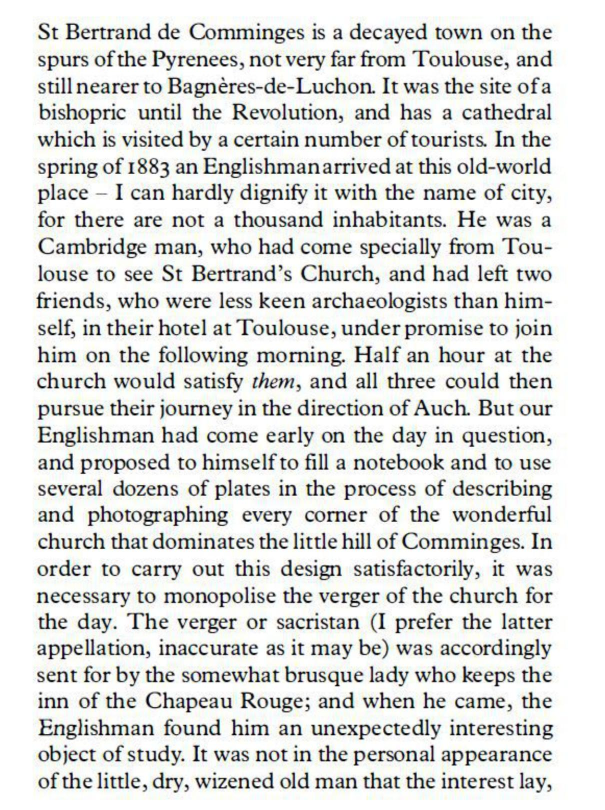
#> input picture OCR/test_image.jpg, 1209 x 1619 px, given in place of 2.JPG, which was not available (shown at 1/2 size); the run also reads 1 picture not shown here
$ jupyter execute --allow-errors Text_Segmentation_Training.ipynb   (shell and % lines are left out)
#> lines starting #> are read from the running program, lines starting #| are printed output that depends on the picture; after the words box and inside, x2 and y2 are one past the last pixel; in counts of white or black regions, pixels touching at a corner belong together; pictures that were not available may be replaced by others from this repository, and a replacement may not be noted
[cell 1]
import numpy as np
import matplotlib.pyplot as plt
import cv2
import os
# from tensorflow.keras.layers import Conv2D,MaxPooling2D,Activation,Conv2DTranspose,Input,Add,UpSampling2D,Dropout,concatenate
from keras.layers import *
from keras.models import Model
from keras.optimizers import Adam
import random
import seaborn as sns

[cell 2]
image_list=os.listdir('/content/drive/MyDrive/Computer Vision Dataset/PageSegData/PageImg/')
image_list=[filename.split(".")[0]for filename in image_list]

def get_segmented_img(img,n_classes):
    """
    Memasukkan gambar yang akan di segmen dan membuat label segmen yang cocok.
    """
    seg_labels=np.zeros((512,512,1))
    img=cv2.resize(img,(512,512))
    img=img[:,:,0]
    cl_list=[0,24]

    seg_labels[:,:,0]=(img!=0).astype(int)
    return seg_labels

def preprocess_img(img):
    img=cv2.resize(img,(512,512))
    return img

def batch_generator(filelist,n_classes,batch_size):
  while True:
    X=[]
    Y=[]
    for i in range(batch_size):
      fn=random.choice(filelist)
      img=cv2.imread(f'/content/drive/MyDrive/Computer Vision Dataset/PageSegData/PageImg/{fn}.JPG',0)
      ret,img=cv2.threshold(img,150,255,cv2.THRESH_BINARY_INV)
      img=cv2.resize(img,(512,512))
      img=np.expand_dims(img,axis=-1)
      #img = np.stack((img,)*3, axis=-1)
      img=img/255

      seg=cv2.imread(f'/content/drive/MyDrive/Computer Vision Dataset/PageSegData/PageSeg/{fn}_mask.png',1)
      seg=get_segmented_img(seg,n_classes)

      X.append(img)
      Y.append(seg)
    yield np.array(X),np.array(Y)

[cell 3]
image_list[0]

#> (a cell that did not finish here is left out)

[cell 5]
def unet(pretrained_weights = None,input_size = (512,512,1)):
  inputs = Input(input_size)
  conv1 = Conv2D(64, 3, activation = 'relu', padding = 'same', kernel_initializer = 'he_normal')(inputs)
  conv1 = Conv2D(64, 3, activation = 'relu', padding = 'same', kernel_initializer = 'he_normal')(conv1)
  pool1 = MaxPooling2D(pool_size=(2, 2))(conv1)
  conv2 = Conv2D(128, 3, activation = 'relu', padding = 'same', kernel_initializer = 'he_normal')(pool1)
  conv2 = Conv2D(128, 3, activation = 'relu', padding = 'same', kernel_initializer = 'he_normal')(conv2)
  pool2 = MaxPooling2D(pool_size=(2, 2))(conv2)
  conv3 = Conv2D(256, 3, activation = 'relu', padding = 'same', kernel_initializer = 'he_normal')(pool2)
  conv3 = Conv2D(256, 3, activation = 'relu', padding = 'same', kernel_initializer = 'he_normal')(conv3)
  pool3 = MaxPooling2D(pool_size=(2, 2))(conv3)
  conv4 = Conv2D(512, 3, activation = 'relu', padding = 'same', kernel_initializer = 'he_normal')(pool3)
  conv4 = Conv2D(512, 3, activation = 'relu', padding = 'same', kernel_initializer = 'he_normal')(conv4)
  drop4 = Dropout(0.5)(conv4)
  pool4 = MaxPooling2D(pool_size=(2, 2))(drop4)

  conv5 = Conv2D(1024, 3, activation = 'relu', padding = 'same', kernel_initializer = 'he_normal')(pool4)
  conv5 = Conv2D(1024, 3, activation = 'relu', padding = 'same', kernel_initializer = 'he_normal')(conv5)
  drop5 = Dropout(0.5)(conv5)

  up6 = Conv2D(512, 2, activation = 'relu', padding = 'same', kernel_initializer = 'he_normal')(UpSampling2D(size = (2,2))(drop5))
  merge6 = concatenate([drop4,up6], axis = 3)
  conv6 = Conv2D(512, 3, activation = 'relu', padding = 'same', kernel_initializer = 'he_normal')(merge6)
  conv6 = Conv2D(512, 3, activation = 'relu', padding = 'same', kernel_initializer = 'he_normal')(conv6)

  up7 = Conv2D(256, 2, activation = 'relu', padding = 'same', kernel_initializer = 'he_normal')(UpSampling2D(size = (2,2))(conv6))
  merge7 = concatenate([conv3,up7], axis = 3)
  conv7 = Conv2D(256, 3, activation = 'relu', padding = 'same', kernel_initializer = 'he_normal')(merge7)
  conv7 = Conv2D(256, 3, activation = 'relu', padding = 'same', kernel_initializer = 'he_normal')(conv7)

  up8 = Conv2D(128, 2, activation = 'relu', padding = 'same', kernel_initializer = 'he_normal')(UpSampling2D(size = (2,2))(conv7))
  merge8 = concatenate([conv2,up8], axis = 3)
  conv8 = Conv2D(128, 3, activation = 'relu', padding = 'same', kernel_initializer = 'he_normal')(merge8)
  conv8 = Conv2D(128, 3, activation = 'relu', padding = 'same', kernel_initializer = 'he_normal')(conv8)

  up9 = Conv2D(64, 2, activation = 'relu', padding = 'same', kernel_initializer = 'he_normal')(UpSampling2D(size = (2,2))(conv8))
  merge9 = concatenate([conv1,up9], axis = 3)
  conv9 = Conv2D(64, 3, activation = 'relu', padding = 'same', kernel_initializer = 'he_normal')(merge9)
  conv9 = Conv2D(64, 3, activation = 'relu', padding = 'same', kernel_initializer = 'he_normal')(conv9)
  conv9 = Conv2D(2, 3, activation = 'relu', padding = 'same', kernel_initializer = 'he_normal')(conv9)
  conv10 = Conv2D(1, 1, activation = 'sigmoid')(conv9)

  model = Model(inputs,conv10)
  model.compile(optimizer = Adam(lr = 1e-4), loss = 'binary_crossentropy', metrics = ['accuracy'])
  #model.summary()

  if(pretrained_weights):
    model.load_weights(pretrained_weights)

  return model

#model = FCN(n_classes=2,
            #  input_height=320,
            #  input_width=320)
#> (the rest of this cell did not finish here and is left out)

[cell 6]
random.shuffle(image_list)
file_train=image_list[0:int(0.75*len(image_list))]
file_test=image_list[int(0.75*len(image_list)):]

#> (a cell that did not finish here is left out)

[cell 8]
from keras.callbacks import ModelCheckpoint
#> (the rest of this cell did not finish here and is left out)

[cell 9]
img=cv2.imread(f'/content/drive/MyDrive/Computer Vision Dataset/PageSegData/PageImg/2.JPG',0)
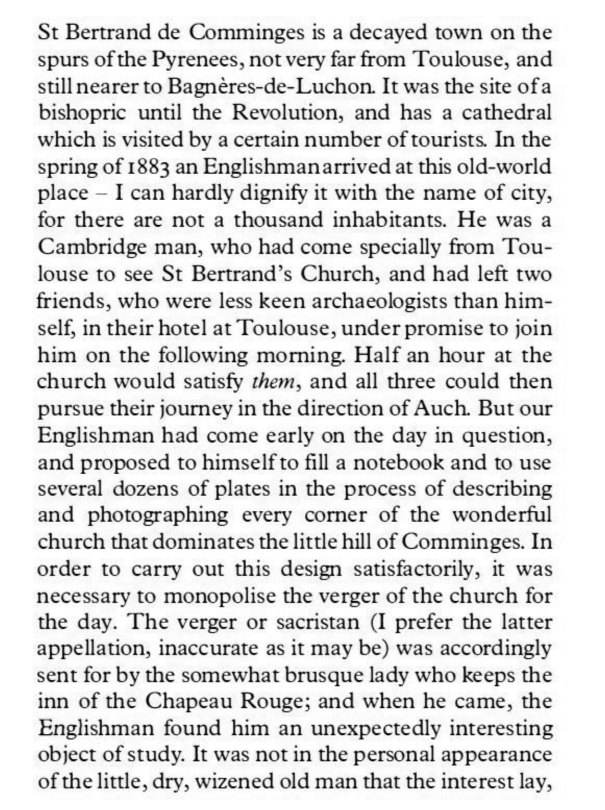
#> img: shape (1619, 1209) (shown at 1/2 size); min 0, max 255, mean 221.8
ret,img=cv2.threshold(img,150,255,cv2.THRESH_BINARY_INV)
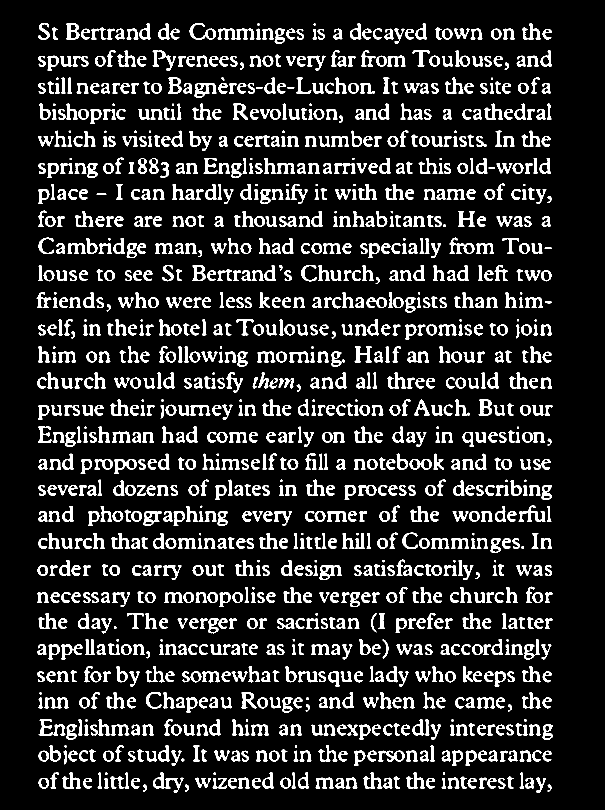
#> img: shape (1619, 1209) (shown at 1/2 size); 13.3% white; 1277 white regions (67 under 20 px), largest, box (x1, y1, x2, y2) and area: (435, 57, 509, 79) 776, (1037, 1011, 1091, 1044) 616, (639, 1130, 683, 1160) 596
img=cv2.resize(img,(512,512))
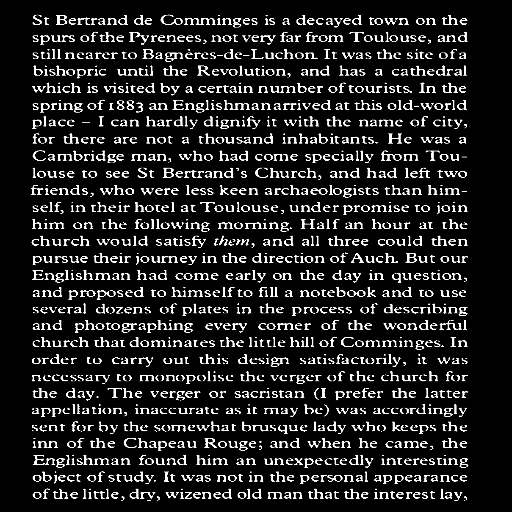
#> img: shape (512, 512); min 0, max 255, mean 34.3
img= np.expand_dims(img,axis=-1)

[cell 10]
img=np.expand_dims(img,axis=0)
#> (the rest of this cell did not finish here and is left out)

[cell 11]
# copy = img.copy()
# plt.imshow(copy, cmap="gray")

#> (a cell that did not finish here is left out)

[cell 13]
coordinates=[]

[cell 14]
import cv2
img = cv2.imread('/content/test_img_mask.JPG',0)
cv2.threshold(img,0,255,cv2.THRESH_BINARY+cv2.THRESH_OTSU,img)
ori_img=cv2.imread('/content/drive/MyDrive/Computer Vision Dataset/PageSegData/PageImg/2.JPG')
#> ori_img is the input picture: shape (1619, 1209, 3); mean B, G, R 220.4, 222.4, 221
ori_img=cv2.resize(ori_img,(512,512))
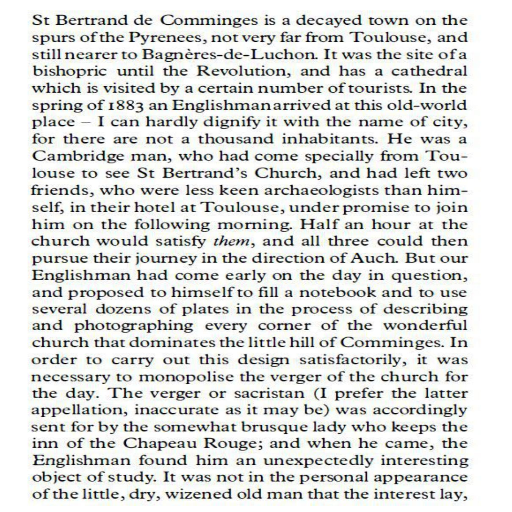
#> ori_img: shape (512, 512, 3); mean B, G, R 220.1, 222.1, 220.8
contours, hier = cv2.findContours(img, cv2.RETR_EXTERNAL,cv2.CHAIN_APPROX_NONE)
#> contours = []
for c in contours:
    # Mencari bordir kotak
    x, y, w, h = cv2.boundingRect(c)
    # Bordir kotak divisualisasikan dengan warna merah
    cv2.rectangle(ori_img, (x, y), (x+w,y+h), 255, 1)
    coordinates.append([x,y,(x+w),(y+h)])
#> this loop made 0 passes
#> after the loop, coordinates = []

#cv2.drawContours(img, contours, -1, (255, 255, 0), 1)

plt.imshow(ori_img)
